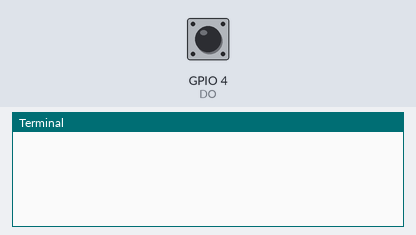
The program below on a simulated Raspberry Pi (BCM pin numbers). Shown: the last lines printed to the terminal. The inputs (shaded band) are chosen by the test bench; at power-on: GPIO 4 (DO) HIGH.

Above: at 1.2 s.
1.3 s: GPIO 4 (DO) pulled LOW for 0.15 s
At 2.5 s:
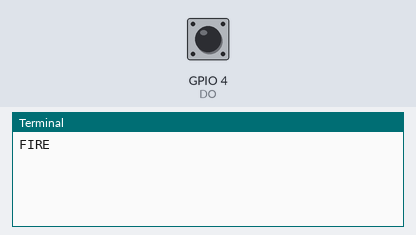
2.9 s: GPIO 4 (DO) pulled LOW for 1 s
At 3.8 s:
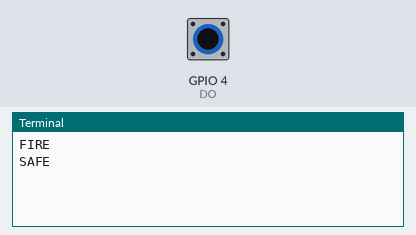

The program:

Flame.py
```python
import RPi.GPIO as GPIO

DO = 4
state = 1

def setup():
    GPIO.setmode(GPIO.BCM)
    GPIO.setup(DO, GPIO.IN, pull_up_down=GPIO.PUD_UP)

def callback(ev=None):
    global state
    if state == 1:
        state = 0
        print("FIRE")
    else:
        state = 1
        print("SAFE")

def loop():
    GPIO.add_event_detect(DO, GPIO.FALLING, callback=callback)
    while True:
        pass

if __name__ == '__main__':
    try:
        setup()
        loop()
    except KeyboardInterrupt:
        pass    
```

Measured:
- after the input at 1.3 s, the terminal: prints a new line at once (image 1)
- after the input at 2.9 s, the terminal: prints a new line at once (image 2)
